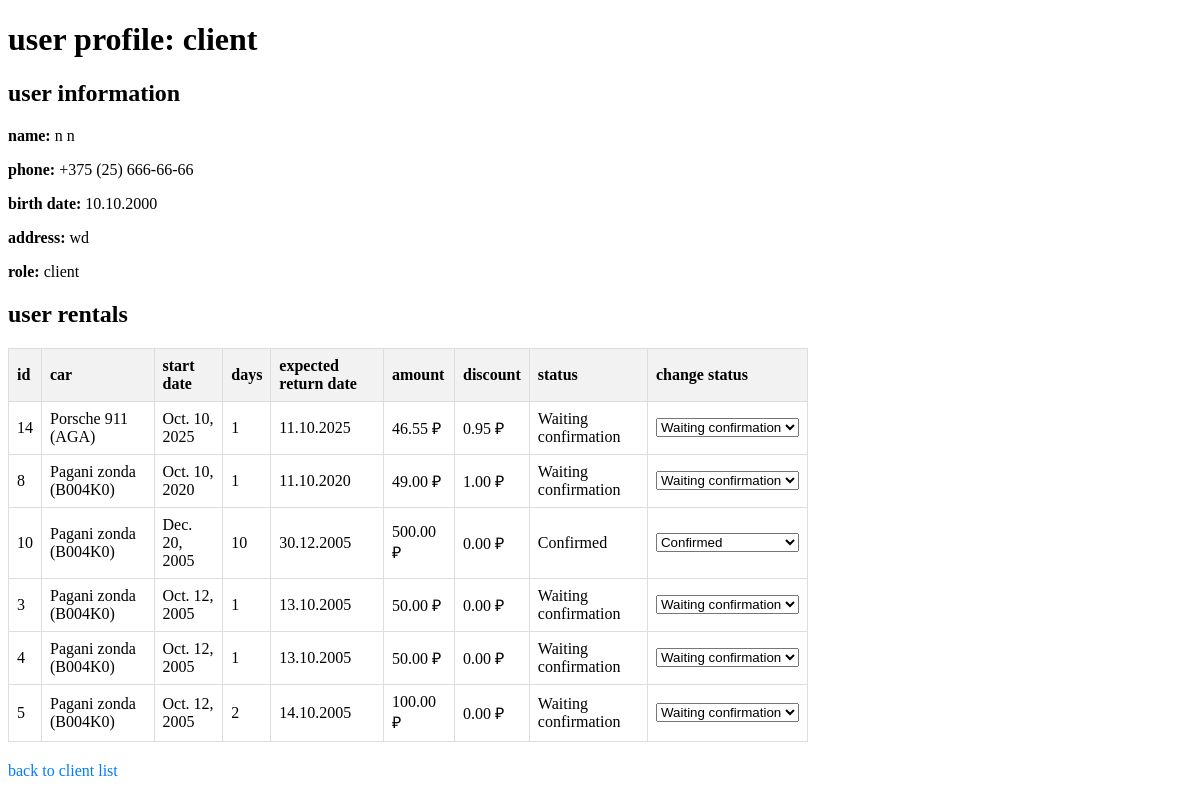
The app's page /view-user-profile/3/ (signed in) with its own data.
### main/models.py (models this page shows, shortened)
class User(AbstractUser):
    ROLES = (
        ('GUEST', 'guest'),
        ('CLIENT', 'client'),
        ('MANAGER', 'manager'),
        ('SUPERUSER', 'superuser')
    )
    middle_name = models.CharField('middle name', max_length=150, blank=True)
    phone = models.CharField('phone', max_length=20, validators=[validate_phone])
    birth_date = models.DateField('bd date', validators=[validate_age], null=True, blank=True)
    address = models.TextField('address')
    role = models.CharField('role', max_length=10, choices=ROLES, default='CLIENT')
    promocodes = models.ManyToManyField(PromoCode, blank=True)
    fines = models.ManyToManyField(Fine, blank=True)
    class Meta:
        verbose_name = 'user'
        verbose_name_plural = 'users'

class Rental(models.Model):
    STATUS_CHOICES = [
        ('PENDING', 'Waiting confirmation'),
        ('CONFIRMED', 'Confirmed'),
        ('ACTIVE', 'Active'),
        ('COMPLETED', 'Completed'),
        ('CANCELLED', 'Cancelled'),
    ]
    client = models.ForeignKey(User, on_delete=models.PROTECT)
    car = models.ForeignKey(Car, on_delete=models.PROTECT)
    start_date = models.DateField('Start date')
    days = models.PositiveIntegerField('Days quantity')
    expected_return_date = models.DateField('Expected return date', blank=True)
    rental_amount = models.DecimalField('Rental amount', max_digits=10, decimal_places=2, blank=True, editable = False)
    discount_amount = models.DecimalField('Discount amount', max_digits=10, decimal_places=2, default=0, editable = False)
    total_amount = models.DecimalField('Total amount', max_digits=10, decimal_places=2, blank=True, editable = False)
    promo_code = models.ForeignKey(PromoCode, on_delete=models.SET_NULL, null=True, blank=True)
    status = models.CharField('Status', max_length=10, choices=STATUS_CHOICES, default='PENDING', blank=True)
    fines = models.ManyToManyField(Fine, blank=True)
    class Meta:
        verbose_name = 'Rental'
        verbose_name_plural = 'Rentals'

class Car(models.Model):
    license_plate = models.CharField(max_length=20, unique=True)
    model = models.ForeignKey(CarModel, on_delete=models.CASCADE)
    body_type = models.OneToOneField(BodyType, on_delete=models.PROTECT,  null=True, blank=True)  # Пример OneToOne
    year = models.PositiveIntegerField()
    daily_rental_price = models.DecimalField(max_digits=8, decimal_places=2, editable = False)
    price = models.DecimalField(max_digits=12, decimal_places=2)
    def __str__(self):
        return f"{self.model} ({self.license_plate})"

class CarModel(models.Model):
    name = models.CharField(max_length=100)
    def __str__(self):
        return self.name

### main/views.py (the view, shortened to what this page needs)
# urls.py: path('view-user-profile/<int:user_id>/', views.view_user_profile, name='view_user_profile'),
@login_required
@user_passes_test(lambda u: u.role in ['MANAGER', 'SUPERUSER'])
def view_user_profile(request, user_id):
    logger.debug(f"Просмотр профиля пользователя с ID {user_id}")
    user = get_object_or_404(User, id=user_id)
    rentals = Rental.objects.filter(client=user).order_by('-start_date')
    return render(request, 'main/view_user_profile.html', {
        'viewed_user': user,
        'rentals': rentals,
        'status_choices': Rental.STATUS_CHOICES,
    })

### main/templates/main/view_user_profile.html (shortened to what this page needs)
<!DOCTYPE html>
<html lang="en">
<head>
</head>
<body>
    <h1>user profile: {{ viewed_user.username }}</h1>
    <h2>user information</h2>
    <p><strong>name:</strong> {{ viewed_user.first_name }} {{ viewed_user.middle_name }} {{ viewed_user.last_name }}</p>
    <p><strong>phone:</strong> {{ viewed_user.phone }}</p>
    <p><strong>birth date:</strong> {{ viewed_user.birth_date|date:"d.m.Y" }}</p>
    <p><strong>address:</strong> {{ viewed_user.address }}</p>
    <p><strong>role:</strong> {{ viewed_user.get_role_display }}</p>
    <h2>user rentals</h2>
    {% if rentals %}
    <table>
        <tr>
            <th>id</th>
            <th>car</th>
            <th>start date</th>
            <th>days</th>
            <th>expected return date</th>
            <th>amount</th>
            <th>discount</th>
            <th>status</th>
            <th>change status</th>
        </tr>
        {% for rental in rentals %}
        <tr>
            <td>{{ rental.id }}</td>
            <td>{{ rental.car }}</td>
            <td>{{ rental.start_date }}</td>
            <td>{{ rental.days }}</td>
            <td>{{ rental.expected_return_date|date:"d.m.Y" }}</td>
            <td>{{ rental.total_amount }} ₽</td>
            <td>{{ rental.discount_amount }} ₽</td>
            <td>{{ rental.get_status_display }}</td>
            <td>
                <form method="post" class="status-form">
                    <select name="status" onchange="this.form.submit()">
                        {% for status_code, status_name in status_choices %}
                        <option value="{{ status_code }}" {% if rental.status == status_code %}selected{% endif %}>
                            {{ status_name }}
                        </option>
                        {% endfor %}
                    </select>
                </form>
            </td>
        </tr>
        {% endfor %}
    </table>
    {% else %}
    <p>the user has no rentals.</p>
    {% endif %}
    <p><a href="{% url 'clients_with_rentals' %}">back to client list</a></p>
</body>
</html>

### main/templates/main/view_user_profile.html (style rules this page uses)
table { border-collapse: collapse; width: 100%; max-width: 800px; margin: 20px 0; }
th, td { border: 1px solid #ddd; padding: 8px; text-align: left; }
th { background-color: #f2f2f2; }
a { color: #007bff; text-decoration: none; }
.status-form { display: inline; }

### records on screen
User: username "client", first_name "n", last_name "n", phone "+375 (25) 666-66-66", birth_date "10.10.2000", address "wd", role "client"
Rental: id "14", car "Porsche 911 (AGA)", start_date "Oct. 10, 2025", days "1", expected_return_date "11.10.2025", total_amount "46.55", discount_amount "0.95", status "Waiting confirmation"
Rental: id "8", car "Pagani zonda (B004K0)", start_date "Oct. 10, 2020", days "1", expected_return_date "11.10.2020", total_amount "49.00", discount_amount "1.00", status "Waiting confirmation"
Rental: id "10", car "Pagani zonda (B004K0)", start_date "Dec. 20, 2005", days "10", expected_return_date "30.12.2005", total_amount "500.00", discount_amount "0.00", status "Confirmed"
Rental: id "3", car "Pagani zonda (B004K0)", start_date "Oct. 12, 2005", days "1", expected_return_date "13.10.2005", total_amount "50.00", discount_amount "0.00", status "Waiting confirmation"
Rental: id "4", car "Pagani zonda (B004K0)", start_date "Oct. 12, 2005", days "1", expected_return_date "13.10.2005", total_amount "50.00", discount_amount "0.00", status "Waiting confirmation"
Rental: id "5", car "Pagani zonda (B004K0)", start_date "Oct. 12, 2005", days "2", expected_return_date "14.10.2005", total_amount "100.00", discount_amount "0.00", status "Waiting confirmation"
